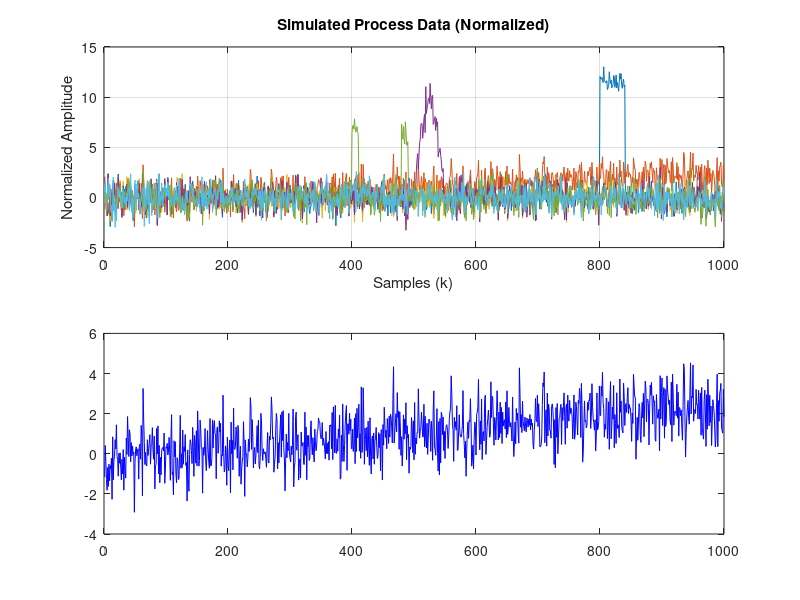

This chart was generated by the following MATLAB code: (Note: this script raises an error after producing the figure.)
%% 1. Configurazione Iniziale
clear; clc; close all;
rng(158);

% Parametri generali
n_samples = 1000;      % Numero totale di campioni
n_vars = 6;            % Numero di sensori (x1...x6)
n_latents = 3;         % Numero di variabili latenti (t1...t3)

% Matrice di Mixing A (Dalla Slide 6 del Project Guidelines)
A_nominal = [
   -0.2310, -0.0816, -0.2662;
   -0.3241,  0.7055, -0.2158;
   -0.2170, -0.3056, -0.5207;
   -0.4089, -0.3442, -0.4501;
   -0.6408,  0.3102,  0.2372;
   -0.4655, -0.4330,  0.5938
];

% Deviazioni standard delle variabili latenti t (Dalla Slide 6)
std_t = [1.0; 0.8; 0.6]; 
% Deviazione standard del rumore (Dalla Slide 6)
std_noise = 0.2;

%% 2. Generazione Dati Time-Varying
% Inizializziamo la matrice dei dati X (Righe=Campioni, Colonne=Variabili)
X_raw = zeros(n_samples, n_vars);
GroundTruth_Fault = zeros(n_samples, 1); % Per verifica finale (1=Guasto, 0=Sano)

% Parametri per la simulazione "Time-Varying" 
% Simuliamo un invecchiamento lento del processo.
% Modifichiamo lentamente l'elemento (1,1) della matrice A
drift_slope_A = 0.0002; 
% Simuliamo una deriva del sensore 2 (spostamento della media)
sensor_drift_slope = 0.002; 


fprintf('Generazione dati in corso...\n');

for k = 1:n_samples
    
    % --- A. Variabili Latenti (t) ---
    % Generiamo t1, t2, t3 con le deviazioni standard specificate
    t = randn(n_latents, 1) .* std_t;
    
    % --- B. Rendere il sistema Time-Varying (Richiesta Progetto) ---
    % 1. Modifica della struttura di correlazione (Matrice A cambia piano piano)
    A_current = A_nominal;
    A_current(1,1) = A_nominal(1,1) + (k * drift_slope_A); 
    
    % --- C. Calcolo delle uscite x (senza rumore) ---
    x_k = A_current * t;
    
    % 2. Aggiunta deriva sulla media (Sensor Drift su x2)
    % Questo simula lo sporcamento del sensore citato nel paper
    x_k(2) = x_k(2) + (k * sensor_drift_slope);
    
    % --- D. Aggiunta Rumore ---
    noise = randn(n_vars, 1) * std_noise;
    x_k = x_k + noise;
    
    % --- E. Inserimento Guasto (Fault Injection) ---
    
    % CASO 1: Intermittent Faults (Spikes)
    % Simulazione di disturbi impulsivi su Sensore 5 (es. interferenze elettriche)
    if k >= 400 && k<=410 || (k >= 480 && k <= 490)
        x_k(5) = x_k(5) + 5; % Magnitude elevata ma breve durata
        GroundTruth_Fault(k) = 1;
    end
    
    % CASO 2: Incipient Fault (Drift temporaneo / "Dome Shape")
    % Simulazione di un'anomalia che cresce e poi rientra (es. surriscaldamento temporaneo)
    if k >= 500 && k <= 550
        % Crea una curva che va da 0 a 3.0 e torna a 0 tra k=500 e k=550
        duration = 550 - 500;
        t_local = k - 500;
        fault_magnitude = 6.0 * sin(pi * t_local / duration); 
        
        x_k(4) = x_k(4) + fault_magnitude; 
        GroundTruth_Fault(k) = 1;
    end

    % CASO 3: Permanent Fault (Step Change)
    % Simulazione di rottura o bias permanente sul Sensore 1
    if k >= 800 && k<=840
        x_k(1) = x_k(1) + 4.0;
        GroundTruth_Fault(k) = 1;
    end
    
    % Salvataggio
    X_raw(k, :) = x_k';
end

%% 3. Pre-processing Iniziale (Scaling)
% Le linee guida dicono: "The data is scaled to zero mean and unit variance".
% Nota: In un sistema realtime puro lo faresti ricorsivamente, ma per il 
% dataset iniziale (training set) lo facciamo standard.

% Usiamo i primi 200 campioni come "Training Set" iniziale per scalare
n_train = 200;
X_train = X_raw(1:n_train, :);

% Calcoliamo media e std sul training set (sano e iniziale)
mean_vec = mean(X_train);
std_vec = std(X_train);

% Normalizziamo TUTTO il dataset usando le statistiche iniziali
% (Questo è realistico: all'inizio usi le statistiche note. Poi l'RPCA dovrà adattarsi)
X_scaled = (X_raw - mean_vec) ./ std_vec;

%% 4. Visualizzazione
figure('Name', 'Simulated Data Time-Varying', 'Color', 'w');
subplot(2,1,1);
plot(X_scaled);
%xline(800, 'r--', 'Fault Start', 'LabelVerticalAlignment', 'bottom');
title('Simulated Process Data (Normalized)');
ylabel('Normalized Amplitude');
xlabel('Samples (k)');
grid on;

subplot(2,1,2);
% Zoom sul sensore 2 per vedere il drift
plot(X_scaled(:,2), 'b'); hold on;
yline(0, 'k--');
title('Zoom Sensor 2 (Note the slow upward Drift)');
xlabel('Samples (k)');
grid on;

fprintf('Dati generati. Matrice X_scaled pronta (%dx%d).\n', size(X_scaled));